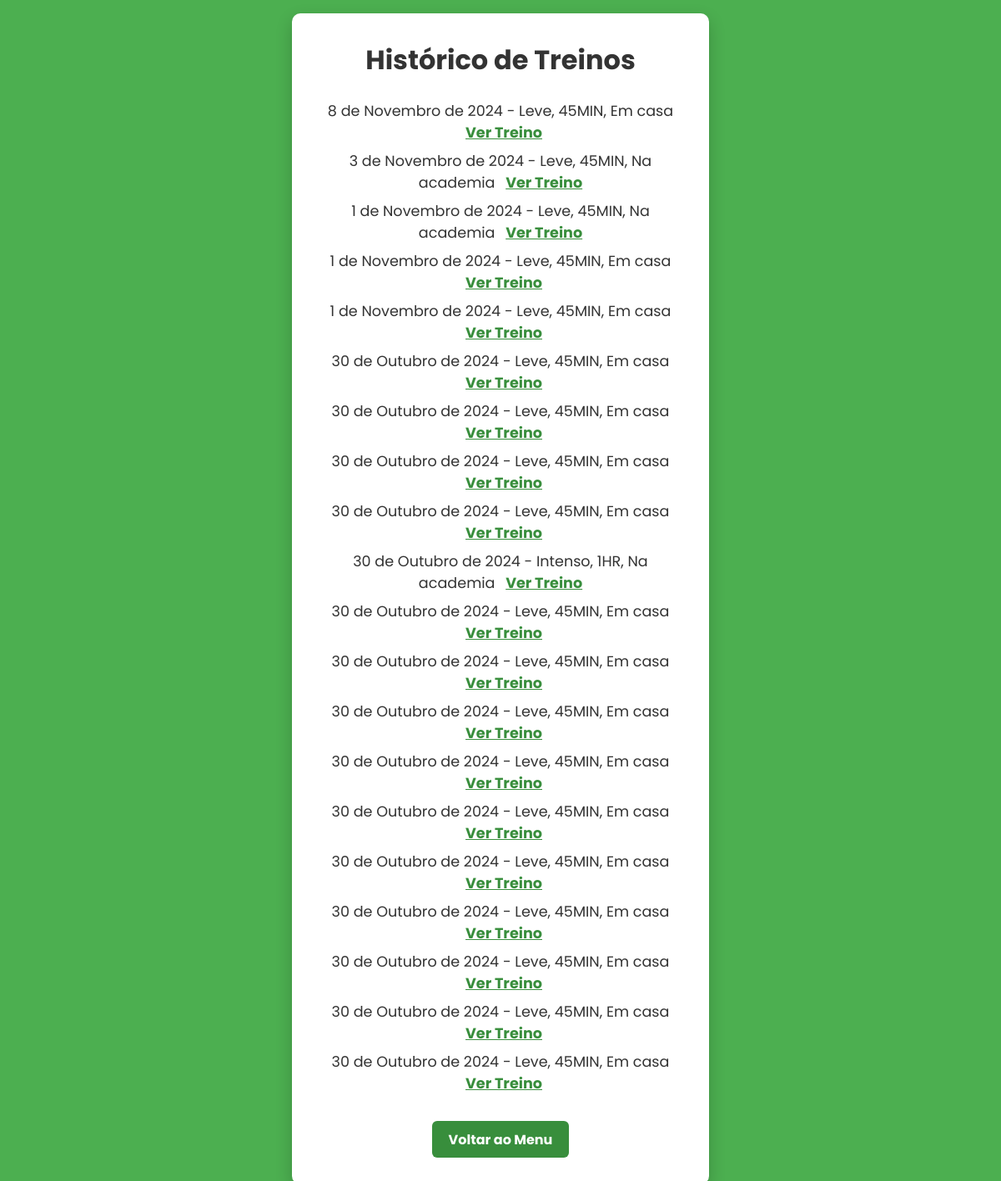
The app's page /historico_treinos/ (signed in) with its own data.
### app_fitplan/models.py (models this page shows, shortened)
class Treino(models.Model):
    usuario = models.ForeignKey(User, on_delete=models.CASCADE)
    intensidade = models.CharField(max_length=50)
    duracao = models.CharField(max_length=50)
    local = models.CharField(max_length=50)
    data = models.DateField(auto_now_add=True)
    exercicios = models.JSONField()

### app_fitplan/views.py (the view)
# urls.py: path('historico_treinos/', views.historico_treinos, name='historico_treinos'),
def historico_treinos(request):
    treinos = Treino.objects.filter(usuario=request.user).order_by('-data')
    return render(request, 'historico_treinos.html', {'treinos': treinos})

### app_fitplan/templates/historico_treinos.html (shortened to what this page needs)
<!DOCTYPE html>
<html lang="pt-br">
<head>
</head>
<body>
    <div class="container">
        <h1>Histórico de Treinos</h1>
        <ul class="treino-list">
            {% for treino in treinos %}
                <li class="treino-item">
                    {{ treino.data }} - {{ treino.intensidade }}, {{ treino.duracao }}, {{ treino.local }}
                    <a href="{% url 'gerar_treino' %}" class="view-link">Ver Treino</a>
                </li>
            {% endfor %}
        </ul>
        <a href="{% url 'menu' %}" class="back-button">Voltar ao Menu</a>
    </div>
</body>
</html>

### app_fitplan/templates/historico_treinos.html (style rules this page uses)
* { margin: 0; padding: 0; box-sizing: border-box; }
body { font-family: 'Poppins', sans-serif; background-color: #4caf50; display: flex; justify-content: center; align-items: center; min-height: 100vh; padding: 1rem; }
.container { background-color: white; width: 100%; max-width: 500px; padding: 2rem; box-shadow: 0 8px 20px rgba(0, 0, 0, 0.2); text-align: center; border-radius: 10px; }
h1 { font-size: 2rem; font-weight: bold; color: #333; margin-bottom: 1.5rem; }
.treino-list { list-style-type: none; margin-top: 1rem; padding: 0; }
.treino-item { font-size: 1.1rem; color: #333; margin: 0.5rem 0; }
.view-link { color: #388e3c; font-weight: bold; text-decoration: underline; margin-left: 0.5rem; }
.back-button { display: inline-block; margin-top: 1.5rem; padding: 0.6rem 1.2rem; background-color: #388e3c; color: white; border: none; font-size: 1rem; font-weight: bold; cursor: pointer; border-radius: 6px; text-decoration: none; }

### records on screen
Treino: data "8 de Novembro de 2024", intensidade "Leve", duracao "45MIN", local "Em casa"
Treino: data "3 de Novembro de 2024", intensidade "Leve", duracao "45MIN", local "Na academia"
Treino: data "1 de Novembro de 2024", intensidade "Leve", duracao "45MIN", local "Na academia"
Treino: data "1 de Novembro de 2024", intensidade "Leve", duracao "45MIN", local "Em casa"
Treino: data "1 de Novembro de 2024", intensidade "Leve", duracao "45MIN", local "Em casa"
Treino: data "30 de Outubro de 2024", intensidade "Leve", duracao "45MIN", local "Em casa"
Treino: data "30 de Outubro de 2024", intensidade "Leve", duracao "45MIN", local "Em casa"
Treino: data "30 de Outubro de 2024", intensidade "Leve", duracao "45MIN", local "Em casa"
Treino: data "30 de Outubro de 2024", intensidade "Leve", duracao "45MIN", local "Em casa"
Treino: data "30 de Outubro de 2024", intensidade "Intenso", duracao "1HR", local "Na academia"
Treino: data "30 de Outubro de 2024", intensidade "Leve", duracao "45MIN", local "Em casa"
Treino: data "30 de Outubro de 2024", intensidade "Leve", duracao "45MIN", local "Em casa"
Treino: data "30 de Outubro de 2024", intensidade "Leve", duracao "45MIN", local "Em casa"
Treino: data "30 de Outubro de 2024", intensidade "Leve", duracao "45MIN", local "Em casa"
Treino: data "30 de Outubro de 2024", intensidade "Leve", duracao "45MIN", local "Em casa"
Treino: data "30 de Outubro de 2024", intensidade "Leve", duracao "45MIN", local "Em casa"
Treino: data "30 de Outubro de 2024", intensidade "Leve", duracao "45MIN", local "Em casa"
Treino: data "30 de Outubro de 2024", intensidade "Leve", duracao "45MIN", local "Em casa"
Treino: data "30 de Outubro de 2024", intensidade "Leve", duracao "45MIN", local "Em casa"
Treino: data "30 de Outubro de 2024", intensidade "Leve", duracao "45MIN", local "Em casa"
